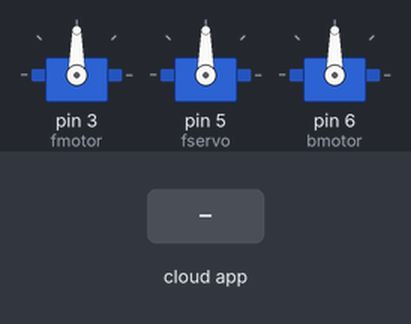
A sketch run on a simulated Arduino Uno, built with avr-gcc and run on an emulated ATmega328P. Shown: 3 × servo. The test bench sets the inputs (shaded band). The ROS host is connected and sends only what is stated.

Above: at 1.2 s.
1.3 s: the phone or cloud app sets slope to 0
At 2.5 s:
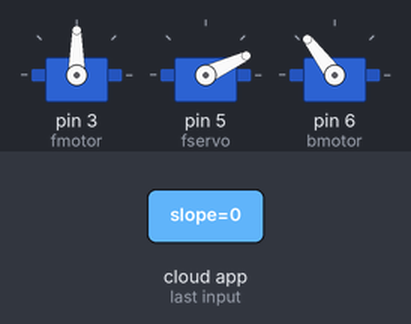
2.8 s: the phone or cloud app sets slope to 1
At 3.6 s:
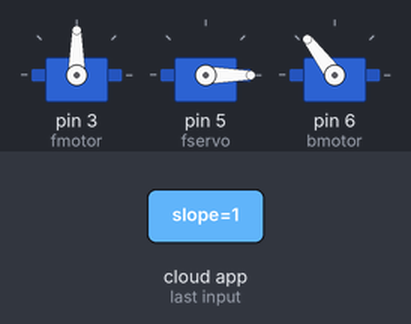
Timing chart, 0 to 5.8 s (numbered marks = the images above; inputs shaded):
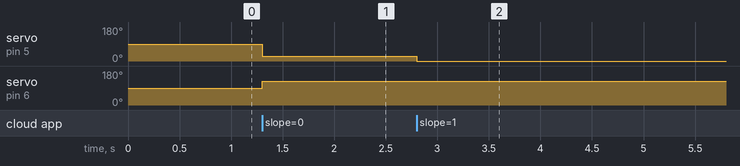

The sketch:

motor.ino
```cpp
#if (ARDUINO >= 100)
 #include <Arduino.h>
#else
 #include <WProgram.h>
#endif

#include <Servo.h>
#include <ros.h>
#include <std_msgs/String.h>
#include <std_msgs/Float32.h>
#include <math.h>
#define pi 3.141592

unsigned long currentTime, previousTime;
float kp=1,ki=0,kd=0;
float elapsedTime,error,lastError,cumError,rateError;
float angle,setPoint=25;

std_msgs::Float32 angle_msg;
ros::NodeHandle  nh;
ros::Publisher pub_angle("angle", &angle_msg);
//String pwd = String(1.20,3);
Servo fmotor,fservo,bmotor,bservo;

void messageCb( const std_msgs::String& msg){
  String srt=msg.data;
  float slope = srt.toFloat();
  //dis = dis*100;
  nh.loginfo(msg.data);
  double rad = atan(slope);
  double rad_pid = rad*(360/(2*pi));
  angle = computePID(rad_pid);
  angle_msg.data = angle;
  pub_angle.publish(&angle_msg);
  fservo.write(angle);
  bmotor.write(127);

}

ros::Subscriber<std_msgs::String> sub("slope", &messageCb );

void setup()
{
  nh.initNode();
  nh.advertise(pub_angle);
  nh.subscribe(sub);
  fmotor.attach(3,1000,2000);
  fservo.attach(5,1000,2000);
  bmotor.attach(6,1000,2000);
  //bservo.attach(5,1000,2000);
}

void loop()
{
  nh.spinOnce();
  delay(1);
}

double computePID(double inp){
        currentTime = millis();                //get current time
        elapsedTime = (double)(currentTime - previousTime);        //compute time elapsed from previous computation

        error = setPoint - inp;                                // determine error
        cumError += error * elapsedTime;                // compute integral
        rateError = (error - lastError)/elapsedTime;   // compute derivative

        double out = kp*error + ki*cumError + kd*rateError;                //PID output

        lastError = error;                                //remember current error
        previousTime = currentTime;                        //remember current time

        return out;                                        //have function return the PID output
}
```

Measured:
- after the input at 1.3 s, servo on pin 5 (fservo): 90° → 25° at once; servo on pin 6 (bmotor): 90° → 127° at once
- after the input at 2.8 s, servo on pin 5 (fservo): 25° → 0° at once
